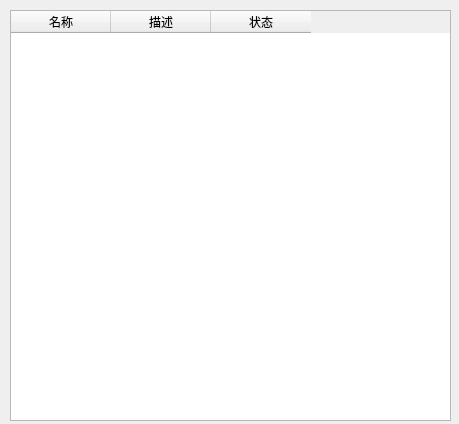
<?xml version="1.0" encoding="UTF-8"?>
<ui version="4.0">
 <class>ServiceTab</class>
 <widget class="QWidget" name="ServiceTab">
  <property name="geometry">
   <rect>
    <x>0</x>
    <y>0</y>
    <width>459</width>
    <height>424</height>
   </rect>
  </property>
  <property name="windowTitle">
   <string>Form</string>
  </property>
  <widget class="QTableWidget" name="tableWidget">
   <property name="geometry">
    <rect>
     <x>10</x>
     <y>10</y>
     <width>441</width>
     <height>411</height>
    </rect>
   </property>
   <column>
    <property name="text">
     <string>名称</string>
    </property>
   </column>
   <column>
    <property name="text">
     <string>描述</string>
    </property>
   </column>
   <column>
    <property name="text">
     <string>状态</string>
    </property>
   </column>
  </widget>
 </widget>
 <resources/>
 <connections/>
</ui>
